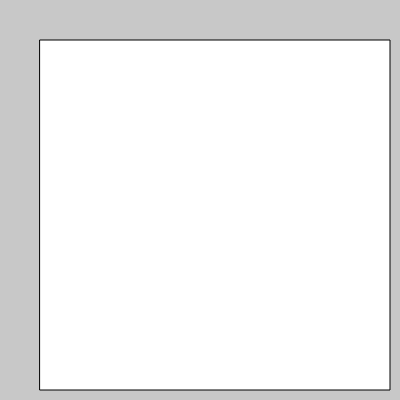
Frame 1 (no input)
Frame 60 (no input): identical to frame 1, image omitted
Frame 120 (the mouse pressed at the canvas centre since frame 60): identical to frame 1, image omitted

The p5.js sketch that drew this single still picture (run headless with seeded random() and noise() and a simulated clock; from frame 60 on, the mouse is pressed at the canvas centre):

// p5.js sketch
// ── sketch.js
function setup() {
	createCanvas(400,400)
}

function draw() {
	background(200);
	rect(40,40,350,350)
}
